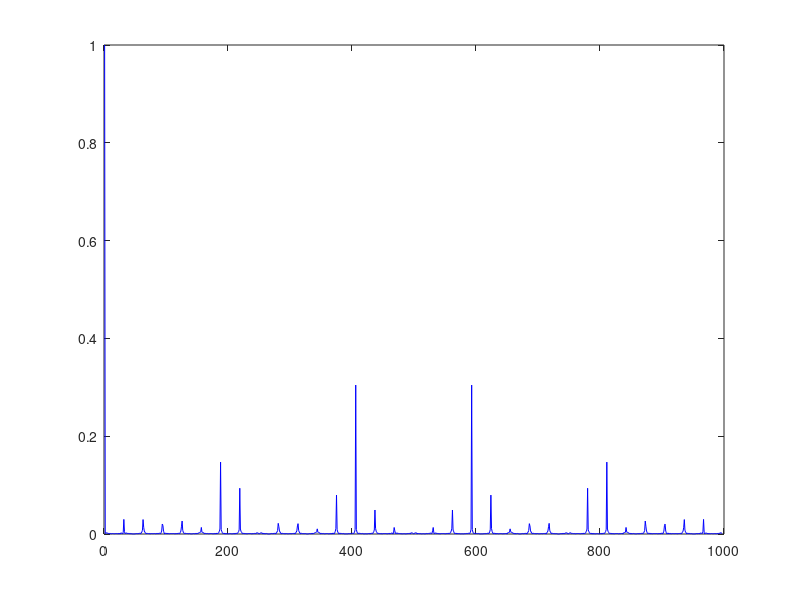

This figure's MATLAB source:
% Experiment_1-1 Autocorrelation Calculation(Linear shift)
clear;
Nzc=997;
q=Nzc/31;%32.16
q1=floor(q+0.5); %32

%生成ZC序列
for m = 1:Nzc
    zc1(m)=exp(-j*pi*q1*m*(m+1)/Nzc); % 4G PSS
end

%做位移自相關，測試linear shift
for m = 1:Nzc 

    zc1_zero=[zeros(1,m-1) zc1(1:end-m+1)]; %位移補零

    cor_zc1(m)=sum(zc1.*conj(zc1_zero))/Nzc;
end

t=1:997;
plot(t,abs(cor_zc1),'b'); % abs() %求絕對值





%%%%%%%%%%%%%%%%%%%%%%%%%%%%%%%%%%%%%%%%%%%%%%%%%%%%%%%%%%%%%%%%%%%%
% % Experiment_1-2 Autocorrelation Calculation (circular shift)
% clear;
% Nzc=997;
% q=Nzc/31;%32.16
% q1=floor(q+0.5); %32
% 
% %生成ZC序列
% for m = 1:Nzc
%     zc1(m)=exp(-j*pi*q1*m*(m+1)/Nzc);%4G PSS
% end
% 
% %做初始自相關
% cor_zc1(1)=sum(zc1.*conj(zc1))/Nzc;  %conj(zc1):返回zc1的複共軛;  [.*]:按元素乘法;  sum():數組元素總和
% 
% %做位移自相關，circular shift
% for m = 2:Nzc 
%     zc1_round=[zc1(m:end) zc1(1:m-1)];
%     cor_zc1(m)=sum(zc1.*conj(zc1_round))/Nzc;
% end
% 
% t=1:997;
% plot(t,abs(cor_zc1),'b'); % abs() %求絕對值
